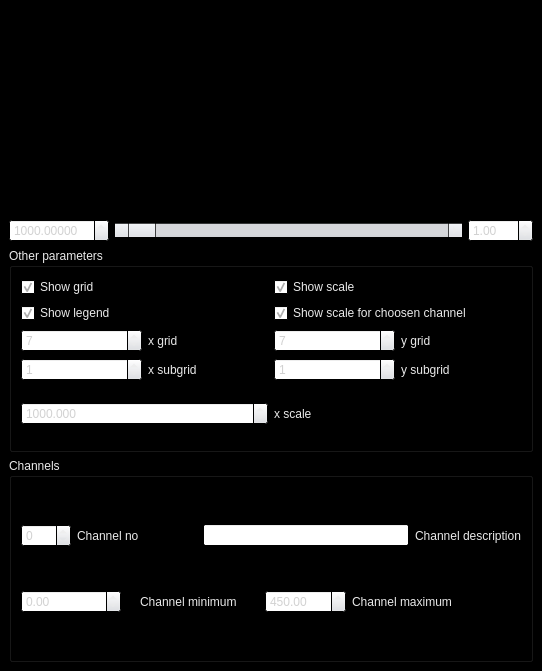
<ui version="4.0" >
 <class>Form</class>
 <widget class="QWidget" name="Form" >
  <property name="geometry" >
   <rect>
    <x>0</x>
    <y>0</y>
    <width>542</width>
    <height>671</height>
   </rect>
  </property>
  <property name="maximumSize" >
   <size>
    <width>16777215</width>
    <height>16777215</height>
   </size>
  </property>
  <property name="palette" >
   <palette>
    <active>
     <colorrole role="WindowText" >
      <brush brushstyle="SolidPattern" >
       <color alpha="255" >
        <red>234</red>
        <green>234</green>
        <blue>234</blue>
       </color>
      </brush>
     </colorrole>
     <colorrole role="Button" >
      <brush brushstyle="SolidPattern" >
       <color alpha="255" >
        <red>221</red>
        <green>223</green>
        <blue>228</blue>
       </color>
      </brush>
     </colorrole>
     <colorrole role="Light" >
      <brush brushstyle="SolidPattern" >
       <color alpha="255" >
        <red>255</red>
        <green>255</green>
        <blue>255</blue>
       </color>
      </brush>
     </colorrole>
     <colorrole role="Midlight" >
      <brush brushstyle="SolidPattern" >
       <color alpha="255" >
        <red>255</red>
        <green>255</green>
        <blue>255</blue>
       </color>
      </brush>
     </colorrole>
     <colorrole role="Dark" >
      <brush brushstyle="SolidPattern" >
       <color alpha="255" >
        <red>85</red>
        <green>85</green>
        <blue>85</blue>
       </color>
      </brush>
     </colorrole>
     <colorrole role="Mid" >
      <brush brushstyle="SolidPattern" >
       <color alpha="255" >
        <red>199</red>
        <green>199</green>
        <blue>199</blue>
       </color>
      </brush>
     </colorrole>
     <colorrole role="Text" >
      <brush brushstyle="SolidPattern" >
       <color alpha="255" >
        <red>209</red>
        <green>209</green>
        <blue>209</blue>
       </color>
      </brush>
     </colorrole>
     <colorrole role="BrightText" >
      <brush brushstyle="SolidPattern" >
       <color alpha="255" >
        <red>255</red>
        <green>255</green>
        <blue>255</blue>
       </color>
      </brush>
     </colorrole>
     <colorrole role="ButtonText" >
      <brush brushstyle="SolidPattern" >
       <color alpha="255" >
        <red>30</red>
        <green>30</green>
        <blue>30</blue>
       </color>
      </brush>
     </colorrole>
     <colorrole role="Base" >
      <brush brushstyle="SolidPattern" >
       <color alpha="255" >
        <red>255</red>
        <green>255</green>
        <blue>255</blue>
       </color>
      </brush>
     </colorrole>
     <colorrole role="Window" >
      <brush brushstyle="SolidPattern" >
       <color alpha="255" >
        <red>0</red>
        <green>0</green>
        <blue>0</blue>
       </color>
      </brush>
     </colorrole>
     <colorrole role="Shadow" >
      <brush brushstyle="SolidPattern" >
       <color alpha="255" >
        <red>0</red>
        <green>0</green>
        <blue>0</blue>
       </color>
      </brush>
     </colorrole>
     <colorrole role="Highlight" >
      <brush brushstyle="SolidPattern" >
       <color alpha="255" >
        <red>103</red>
        <green>141</green>
        <blue>178</blue>
       </color>
      </brush>
     </colorrole>
     <colorrole role="HighlightedText" >
      <brush brushstyle="SolidPattern" >
       <color alpha="255" >
        <red>255</red>
        <green>255</green>
        <blue>255</blue>
       </color>
      </brush>
     </colorrole>
     <colorrole role="Link" >
      <brush brushstyle="SolidPattern" >
       <color alpha="255" >
        <red>0</red>
        <green>0</green>
        <blue>238</blue>
       </color>
      </brush>
     </colorrole>
     <colorrole role="LinkVisited" >
      <brush brushstyle="SolidPattern" >
       <color alpha="255" >
        <red>82</red>
        <green>24</green>
        <blue>139</blue>
       </color>
      </brush>
     </colorrole>
     <colorrole role="AlternateBase" >
      <brush brushstyle="SolidPattern" >
       <color alpha="255" >
        <red>232</red>
        <green>232</green>
        <blue>232</blue>
       </color>
      </brush>
     </colorrole>
    </active>
    <inactive>
     <colorrole role="WindowText" >
      <brush brushstyle="SolidPattern" >
       <color alpha="255" >
        <red>234</red>
        <green>234</green>
        <blue>234</blue>
       </color>
      </brush>
     </colorrole>
     <colorrole role="Button" >
      <brush brushstyle="SolidPattern" >
       <color alpha="255" >
        <red>221</red>
        <green>223</green>
        <blue>228</blue>
       </color>
      </brush>
     </colorrole>
     <colorrole role="Light" >
      <brush brushstyle="SolidPattern" >
       <color alpha="255" >
        <red>255</red>
        <green>255</green>
        <blue>255</blue>
       </color>
      </brush>
     </colorrole>
     <colorrole role="Midlight" >
      <brush brushstyle="SolidPattern" >
       <color alpha="255" >
        <red>255</red>
        <green>255</green>
        <blue>255</blue>
       </color>
      </brush>
     </colorrole>
     <colorrole role="Dark" >
      <brush brushstyle="SolidPattern" >
       <color alpha="255" >
        <red>85</red>
        <green>85</green>
        <blue>85</blue>
       </color>
      </brush>
     </colorrole>
     <colorrole role="Mid" >
      <brush brushstyle="SolidPattern" >
       <color alpha="255" >
        <red>199</red>
        <green>199</green>
        <blue>199</blue>
       </color>
      </brush>
     </colorrole>
     <colorrole role="Text" >
      <brush brushstyle="SolidPattern" >
       <color alpha="255" >
        <red>209</red>
        <green>209</green>
        <blue>209</blue>
       </color>
      </brush>
     </colorrole>
     <colorrole role="BrightText" >
      <brush brushstyle="SolidPattern" >
       <color alpha="255" >
        <red>255</red>
        <green>255</green>
        <blue>255</blue>
       </color>
      </brush>
     </colorrole>
     <colorrole role="ButtonText" >
      <brush brushstyle="SolidPattern" >
       <color alpha="255" >
        <red>30</red>
        <green>30</green>
        <blue>30</blue>
       </color>
      </brush>
     </colorrole>
     <colorrole role="Base" >
      <brush brushstyle="SolidPattern" >
       <color alpha="255" >
        <red>255</red>
        <green>255</green>
        <blue>255</blue>
       </color>
      </brush>
     </colorrole>
     <colorrole role="Window" >
      <brush brushstyle="SolidPattern" >
       <color alpha="255" >
        <red>0</red>
        <green>0</green>
        <blue>0</blue>
       </color>
      </brush>
     </colorrole>
     <colorrole role="Shadow" >
      <brush brushstyle="SolidPattern" >
       <color alpha="255" >
        <red>0</red>
        <green>0</green>
        <blue>0</blue>
       </color>
      </brush>
     </colorrole>
     <colorrole role="Highlight" >
      <brush brushstyle="SolidPattern" >
       <color alpha="255" >
        <red>103</red>
        <green>141</green>
        <blue>178</blue>
       </color>
      </brush>
     </colorrole>
     <colorrole role="HighlightedText" >
      <brush brushstyle="SolidPattern" >
       <color alpha="255" >
        <red>255</red>
        <green>255</green>
        <blue>255</blue>
       </color>
      </brush>
     </colorrole>
     <colorrole role="Link" >
      <brush brushstyle="SolidPattern" >
       <color alpha="255" >
        <red>0</red>
        <green>0</green>
        <blue>238</blue>
       </color>
      </brush>
     </colorrole>
     <colorrole role="LinkVisited" >
      <brush brushstyle="SolidPattern" >
       <color alpha="255" >
        <red>82</red>
        <green>24</green>
        <blue>139</blue>
       </color>
      </brush>
     </colorrole>
     <colorrole role="AlternateBase" >
      <brush brushstyle="SolidPattern" >
       <color alpha="255" >
        <red>232</red>
        <green>232</green>
        <blue>232</blue>
       </color>
      </brush>
     </colorrole>
    </inactive>
    <disabled>
     <colorrole role="WindowText" >
      <brush brushstyle="SolidPattern" >
       <color alpha="255" >
        <red>128</red>
        <green>128</green>
        <blue>128</blue>
       </color>
      </brush>
     </colorrole>
     <colorrole role="Button" >
      <brush brushstyle="SolidPattern" >
       <color alpha="255" >
        <red>221</red>
        <green>223</green>
        <blue>228</blue>
       </color>
      </brush>
     </colorrole>
     <colorrole role="Light" >
      <brush brushstyle="SolidPattern" >
       <color alpha="255" >
        <red>255</red>
        <green>255</green>
        <blue>255</blue>
       </color>
      </brush>
     </colorrole>
     <colorrole role="Midlight" >
      <brush brushstyle="SolidPattern" >
       <color alpha="255" >
        <red>255</red>
        <green>255</green>
        <blue>255</blue>
       </color>
      </brush>
     </colorrole>
     <colorrole role="Dark" >
      <brush brushstyle="SolidPattern" >
       <color alpha="255" >
        <red>85</red>
        <green>85</green>
        <blue>85</blue>
       </color>
      </brush>
     </colorrole>
     <colorrole role="Mid" >
      <brush brushstyle="SolidPattern" >
       <color alpha="255" >
        <red>199</red>
        <green>199</green>
        <blue>199</blue>
       </color>
      </brush>
     </colorrole>
     <colorrole role="Text" >
      <brush brushstyle="SolidPattern" >
       <color alpha="255" >
        <red>199</red>
        <green>199</green>
        <blue>199</blue>
       </color>
      </brush>
     </colorrole>
     <colorrole role="BrightText" >
      <brush brushstyle="SolidPattern" >
       <color alpha="255" >
        <red>255</red>
        <green>255</green>
        <blue>255</blue>
       </color>
      </brush>
     </colorrole>
     <colorrole role="ButtonText" >
      <brush brushstyle="SolidPattern" >
       <color alpha="255" >
        <red>128</red>
        <green>128</green>
        <blue>128</blue>
       </color>
      </brush>
     </colorrole>
     <colorrole role="Base" >
      <brush brushstyle="SolidPattern" >
       <color alpha="255" >
        <red>0</red>
        <green>0</green>
        <blue>0</blue>
       </color>
      </brush>
     </colorrole>
     <colorrole role="Window" >
      <brush brushstyle="SolidPattern" >
       <color alpha="255" >
        <red>0</red>
        <green>0</green>
        <blue>0</blue>
       </color>
      </brush>
     </colorrole>
     <colorrole role="Shadow" >
      <brush brushstyle="SolidPattern" >
       <color alpha="255" >
        <red>0</red>
        <green>0</green>
        <blue>0</blue>
       </color>
      </brush>
     </colorrole>
     <colorrole role="Highlight" >
      <brush brushstyle="SolidPattern" >
       <color alpha="255" >
        <red>86</red>
        <green>117</green>
        <blue>148</blue>
       </color>
      </brush>
     </colorrole>
     <colorrole role="HighlightedText" >
      <brush brushstyle="SolidPattern" >
       <color alpha="255" >
        <red>255</red>
        <green>255</green>
        <blue>255</blue>
       </color>
      </brush>
     </colorrole>
     <colorrole role="Link" >
      <brush brushstyle="SolidPattern" >
       <color alpha="255" >
        <red>0</red>
        <green>0</green>
        <blue>238</blue>
       </color>
      </brush>
     </colorrole>
     <colorrole role="LinkVisited" >
      <brush brushstyle="SolidPattern" >
       <color alpha="255" >
        <red>82</red>
        <green>24</green>
        <blue>139</blue>
       </color>
      </brush>
     </colorrole>
     <colorrole role="AlternateBase" >
      <brush brushstyle="SolidPattern" >
       <color alpha="255" >
        <red>232</red>
        <green>232</green>
        <blue>232</blue>
       </color>
      </brush>
     </colorrole>
    </disabled>
   </palette>
  </property>
  <property name="windowTitle" >
   <string>AnalogWidgets Chart</string>
  </property>
  <layout class="QGridLayout" >
   <property name="margin" >
    <number>9</number>
   </property>
   <property name="spacing" >
    <number>6</number>
   </property>
   <item row="3" column="0" colspan="3" >
    <widget class="QGroupBox" name="groupBox_2" >
     <property name="sizePolicy" >
      <sizepolicy vsizetype="Preferred" hsizetype="Minimum" >
       <horstretch>0</horstretch>
       <verstretch>0</verstretch>
      </sizepolicy>
     </property>
     <property name="minimumSize" >
      <size>
       <width>0</width>
       <height>0</height>
      </size>
     </property>
     <property name="title" >
      <string>Channels</string>
     </property>
     <layout class="QGridLayout" >
      <property name="margin" >
       <number>9</number>
      </property>
      <property name="spacing" >
       <number>6</number>
      </property>
      <item row="0" column="6" >
       <widget class="QLabel" name="label_6" >
        <property name="text" >
         <string>Channel description</string>
        </property>
       </widget>
      </item>
      <item row="0" column="3" colspan="3" >
       <widget class="QLineEdit" name="lineEdit" />
      </item>
      <item row="0" column="1" colspan="2" >
       <widget class="QLabel" name="label_5" >
        <property name="text" >
         <string>Channel no</string>
        </property>
       </widget>
      </item>
      <item row="0" column="0" >
       <widget class="QSpinBox" name="spinBox_5" >
        <property name="maximumSize" >
         <size>
          <width>50</width>
          <height>16777215</height>
         </size>
        </property>
       </widget>
      </item>
      <item row="1" column="5" colspan="2" >
       <widget class="QLabel" name="label_8" >
        <property name="text" >
         <string>Channel maximum</string>
        </property>
       </widget>
      </item>
      <item row="1" column="2" colspan="2" >
       <widget class="QLabel" name="label_7" >
        <property name="text" >
         <string>Channel minimum</string>
        </property>
       </widget>
      </item>
      <item row="1" column="0" colspan="2" >
       <widget class="QDoubleSpinBox" name="doubleSpinBox_2" >
        <property name="maximumSize" >
         <size>
          <width>100</width>
          <height>16777215</height>
         </size>
        </property>
        <property name="minimum" >
         <double>-10000.000000000000000</double>
        </property>
        <property name="maximum" >
         <double>10000.000000000000000</double>
        </property>
        <property name="singleStep" >
         <double>10.000000000000000</double>
        </property>
       </widget>
      </item>
      <item row="1" column="4" >
       <widget class="QDoubleSpinBox" name="doubleSpinBox_3" >
        <property name="maximumSize" >
         <size>
          <width>100</width>
          <height>16777215</height>
         </size>
        </property>
        <property name="minimum" >
         <double>-10000.000000000000000</double>
        </property>
        <property name="maximum" >
         <double>10000.000000000000000</double>
        </property>
        <property name="singleStep" >
         <double>10.000000000000000</double>
        </property>
        <property name="value" >
         <double>450.000000000000000</double>
        </property>
       </widget>
      </item>
     </layout>
     <zorder>label_6</zorder>
     <zorder>lineEdit</zorder>
     <zorder>label_5</zorder>
     <zorder>spinBox_5</zorder>
     <zorder>label_8</zorder>
     <zorder>label_7</zorder>
     <zorder>doubleSpinBox_2</zorder>
     <zorder>doubleSpinBox_3</zorder>
     <zorder>label</zorder>
    </widget>
   </item>
   <item row="1" column="0" >
    <widget class="QDoubleSpinBox" name="doubleSpinBox_5" >
     <property name="maximumSize" >
      <size>
       <width>100</width>
       <height>16777215</height>
      </size>
     </property>
     <property name="decimals" >
      <number>5</number>
     </property>
     <property name="minimum" >
      <double>-100.000000000000000</double>
     </property>
     <property name="maximum" >
      <double>10000.000000000000000</double>
     </property>
     <property name="singleStep" >
      <double>0.001000000000000</double>
     </property>
     <property name="value" >
      <double>1000.000000000000000</double>
     </property>
    </widget>
   </item>
   <item row="1" column="1" >
    <widget class="QScrollBar" name="horizontalScrollBar" >
     <property name="maximum" >
      <number>1000</number>
     </property>
     <property name="orientation" >
      <enum>Qt::Horizontal</enum>
     </property>
    </widget>
   </item>
   <item row="1" column="2" >
    <widget class="QDoubleSpinBox" name="doubleSpinBox" >
     <property name="maximumSize" >
      <size>
       <width>65</width>
       <height>16777215</height>
      </size>
     </property>
     <property name="minimum" >
      <double>0.050000000000000</double>
     </property>
     <property name="singleStep" >
      <double>0.050000000000000</double>
     </property>
     <property name="value" >
      <double>1.000000000000000</double>
     </property>
    </widget>
   </item>
   <item row="0" column="0" colspan="3" >
    <widget class="Chart" name="Chart" >
     <property name="toolTip" >
      <string>To jest program testowy do testowania 
komponentu wykresów. Pozwala wychwycić 
błędy interfejsu programistycznego. 

Uwaga: Właściwości kanałów nie są uaktualniane
podczas zmiany jego numeru. 
Zmiana właściwości kanału jest wykonywana 
dla wybranego kanału danych.</string>
     </property>
     <property name="whatsThis" >
      <string>The chart draws time diagrams</string>
     </property>
     <property name="channel" >
      <number>0</number>
     </property>
    </widget>
   </item>
   <item row="2" column="0" colspan="3" >
    <widget class="QGroupBox" name="groupBox" >
     <property name="title" >
      <string>Other parameters</string>
     </property>
     <layout class="QGridLayout" >
      <property name="margin" >
       <number>9</number>
      </property>
      <property name="spacing" >
       <number>6</number>
      </property>
      <item row="4" column="0" colspan="4" >
       <layout class="QHBoxLayout" >
        <property name="spacing" >
         <number>6</number>
        </property>
        <property name="margin" >
         <number>0</number>
        </property>
        <item>
         <widget class="QDoubleSpinBox" name="doubleSpinBox_4" >
          <property name="decimals" >
           <number>3</number>
          </property>
          <property name="maximum" >
           <double>10000.000000000000000</double>
          </property>
          <property name="value" >
           <double>1000.000000000000000</double>
          </property>
         </widget>
        </item>
        <item>
         <widget class="QLabel" name="label_9" >
          <property name="text" >
           <string>x scale</string>
          </property>
         </widget>
        </item>
       </layout>
      </item>
      <item row="0" column="0" colspan="2" >
       <widget class="QCheckBox" name="checkBox" >
        <property name="text" >
         <string>Show grid</string>
        </property>
        <property name="checked" >
         <bool>true</bool>
        </property>
       </widget>
      </item>
      <item row="0" column="2" colspan="2" >
       <widget class="QCheckBox" name="checkBox_3" >
        <property name="text" >
         <string>Show scale</string>
        </property>
        <property name="checked" >
         <bool>true</bool>
        </property>
       </widget>
      </item>
      <item row="1" column="2" colspan="2" >
       <widget class="QCheckBox" name="checkBox_4" >
        <property name="text" >
         <string>Show scale for choosen channel</string>
        </property>
        <property name="checked" >
         <bool>true</bool>
        </property>
       </widget>
      </item>
      <item row="2" column="0" >
       <widget class="QSpinBox" name="spinBox" >
        <property name="minimum" >
         <number>1</number>
        </property>
        <property name="value" >
         <number>7</number>
        </property>
       </widget>
      </item>
      <item row="3" column="0" >
       <widget class="QSpinBox" name="spinBox_2" >
        <property name="value" >
         <number>1</number>
        </property>
       </widget>
      </item>
      <item row="3" column="1" >
       <widget class="QLabel" name="label_2" >
        <property name="text" >
         <string>x subgrid</string>
        </property>
        <property name="buddy" >
         <cstring>spinBox_2</cstring>
        </property>
       </widget>
      </item>
      <item row="2" column="2" >
       <widget class="QSpinBox" name="spinBox_3" >
        <property name="minimum" >
         <number>1</number>
        </property>
        <property name="value" >
         <number>7</number>
        </property>
       </widget>
      </item>
      <item row="2" column="3" >
       <widget class="QLabel" name="label_3" >
        <property name="text" >
         <string>y grid</string>
        </property>
        <property name="buddy" >
         <cstring>spinBox_3</cstring>
        </property>
       </widget>
      </item>
      <item row="3" column="2" >
       <widget class="QSpinBox" name="spinBox_4" >
        <property name="value" >
         <number>1</number>
        </property>
       </widget>
      </item>
      <item row="3" column="3" >
       <widget class="QLabel" name="label_4" >
        <property name="text" >
         <string>y subgrid</string>
        </property>
        <property name="buddy" >
         <cstring>spinBox_4</cstring>
        </property>
       </widget>
      </item>
      <item row="1" column="0" colspan="2" >
       <widget class="QCheckBox" name="checkBox_2" >
        <property name="text" >
         <string>Show legend</string>
        </property>
        <property name="checked" >
         <bool>true</bool>
        </property>
       </widget>
      </item>
      <item row="2" column="1" >
       <widget class="QLabel" name="label" >
        <property name="text" >
         <string>x grid</string>
        </property>
        <property name="buddy" >
         <cstring>spinBox</cstring>
        </property>
       </widget>
      </item>
     </layout>
    </widget>
   </item>
  </layout>
 </widget>
 <customwidgets>
  <customwidget>
   <class>Chart</class>
   <extends>QWidget</extends>
   <header>analogwidgets/chart.h</header>
  </customwidget>
 </customwidgets>
 <resources/>
 <connections>
  <connection>
   <sender>horizontalScrollBar</sender>
   <signal>valueChanged(int)</signal>
   <receiver>Chart</receiver>
   <slot>setPosition(int)</slot>
   <hints>
    <hint type="sourcelabel" >
     <x>298</x>
     <y>254</y>
    </hint>
    <hint type="destinationlabel" >
     <x>194</x>
     <y>180</y>
    </hint>
   </hints>
  </connection>
  <connection>
   <sender>checkBox_3</sender>
   <signal>toggled(bool)</signal>
   <receiver>Chart</receiver>
   <slot>setShowScale(bool)</slot>
   <hints>
    <hint type="sourcelabel" >
     <x>427</x>
     <y>314</y>
    </hint>
    <hint type="destinationlabel" >
     <x>438</x>
     <y>180</y>
    </hint>
   </hints>
  </connection>
  <connection>
   <sender>spinBox</sender>
   <signal>valueChanged(int)</signal>
   <receiver>Chart</receiver>
   <slot>setXMesh(int)</slot>
   <hints>
    <hint type="sourcelabel" >
     <x>97</x>
     <y>370</y>
    </hint>
    <hint type="destinationlabel" >
     <x>142</x>
     <y>180</y>
    </hint>
   </hints>
  </connection>
  <connection>
   <sender>spinBox_2</sender>
   <signal>valueChanged(int)</signal>
   <receiver>Chart</receiver>
   <slot>setXSubMesh(int)</slot>
   <hints>
    <hint type="sourcelabel" >
     <x>97</x>
     <y>399</y>
    </hint>
    <hint type="destinationlabel" >
     <x>154</x>
     <y>90</y>
    </hint>
   </hints>
  </connection>
  <connection>
   <sender>spinBox_3</sender>
   <signal>valueChanged(int)</signal>
   <receiver>Chart</receiver>
   <slot>setYMesh(int)</slot>
   <hints>
    <hint type="sourcelabel" >
     <x>304</x>
     <y>370</y>
    </hint>
    <hint type="destinationlabel" >
     <x>374</x>
     <y>162</y>
    </hint>
   </hints>
  </connection>
  <connection>
   <sender>spinBox_4</sender>
   <signal>valueChanged(int)</signal>
   <receiver>Chart</receiver>
   <slot>setYSubMesh(int)</slot>
   <hints>
    <hint type="sourcelabel" >
     <x>304</x>
     <y>399</y>
    </hint>
    <hint type="destinationlabel" >
     <x>213</x>
     <y>113</y>
    </hint>
   </hints>
  </connection>
  <connection>
   <sender>checkBox_4</sender>
   <signal>toggled(bool)</signal>
   <receiver>Chart</receiver>
   <slot>setChannelShowScale(bool)</slot>
   <hints>
    <hint type="sourcelabel" >
     <x>427</x>
     <y>342</y>
    </hint>
    <hint type="destinationlabel" >
     <x>418</x>
     <y>180</y>
    </hint>
   </hints>
  </connection>
  <connection>
   <sender>checkBox</sender>
   <signal>toggled(bool)</signal>
   <receiver>Chart</receiver>
   <slot>setShowGrid(bool)</slot>
   <hints>
    <hint type="sourcelabel" >
     <x>180</x>
     <y>314</y>
    </hint>
    <hint type="destinationlabel" >
     <x>259</x>
     <y>180</y>
    </hint>
   </hints>
  </connection>
  <connection>
   <sender>doubleSpinBox</sender>
   <signal>valueChanged(double)</signal>
   <receiver>Chart</receiver>
   <slot>setZoom(double)</slot>
   <hints>
    <hint type="sourcelabel" >
     <x>438</x>
     <y>257</y>
    </hint>
    <hint type="destinationlabel" >
     <x>438</x>
     <y>172</y>
    </hint>
   </hints>
  </connection>
  <connection>
   <sender>checkBox_2</sender>
   <signal>toggled(bool)</signal>
   <receiver>Chart</receiver>
   <slot>setShowLegend(bool)</slot>
   <hints>
    <hint type="sourcelabel" >
     <x>40</x>
     <y>342</y>
    </hint>
    <hint type="destinationlabel" >
     <x>24</x>
     <y>180</y>
    </hint>
   </hints>
  </connection>
  <connection>
   <sender>spinBox_5</sender>
   <signal>valueChanged(int)</signal>
   <receiver>Chart</receiver>
   <slot>setChannel(int)</slot>
   <hints>
    <hint type="sourcelabel" >
     <x>61</x>
     <y>743</y>
    </hint>
    <hint type="destinationlabel" >
     <x>96</x>
     <y>180</y>
    </hint>
   </hints>
  </connection>
  <connection>
   <sender>lineEdit</sender>
   <signal>textChanged(QString)</signal>
   <receiver>Chart</receiver>
   <slot>setChannelName(QString)</slot>
   <hints>
    <hint type="sourcelabel" >
     <x>336</x>
     <y>743</y>
    </hint>
    <hint type="destinationlabel" >
     <x>341</x>
     <y>180</y>
    </hint>
   </hints>
  </connection>
  <connection>
   <sender>doubleSpinBox_2</sender>
   <signal>valueChanged(double)</signal>
   <receiver>Chart</receiver>
   <slot>setChannelMinimum(double)</slot>
   <hints>
    <hint type="sourcelabel" >
     <x>46</x>
     <y>772</y>
    </hint>
    <hint type="destinationlabel" >
     <x>55</x>
     <y>180</y>
    </hint>
   </hints>
  </connection>
  <connection>
   <sender>doubleSpinBox_3</sender>
   <signal>valueChanged(double)</signal>
   <receiver>Chart</receiver>
   <slot>setChannelMaximum(double)</slot>
   <hints>
    <hint type="sourcelabel" >
     <x>314</x>
     <y>773</y>
    </hint>
    <hint type="destinationlabel" >
     <x>300</x>
     <y>180</y>
    </hint>
   </hints>
  </connection>
  <connection>
   <sender>doubleSpinBox_4</sender>
   <signal>valueChanged(double)</signal>
   <receiver>Chart</receiver>
   <slot>setSize(double)</slot>
   <hints>
    <hint type="sourcelabel" >
     <x>87</x>
     <y>429</y>
    </hint>
    <hint type="destinationlabel" >
     <x>121</x>
     <y>180</y>
    </hint>
   </hints>
  </connection>
  <connection>
   <sender>doubleSpinBox_5</sender>
   <signal>valueChanged(double)</signal>
   <receiver>Chart</receiver>
   <slot>setPosition(double)</slot>
   <hints>
    <hint type="sourcelabel" >
     <x>83</x>
     <y>257</y>
    </hint>
    <hint type="destinationlabel" >
     <x>80</x>
     <y>180</y>
    </hint>
   </hints>
  </connection>
 </connections>
</ui>
